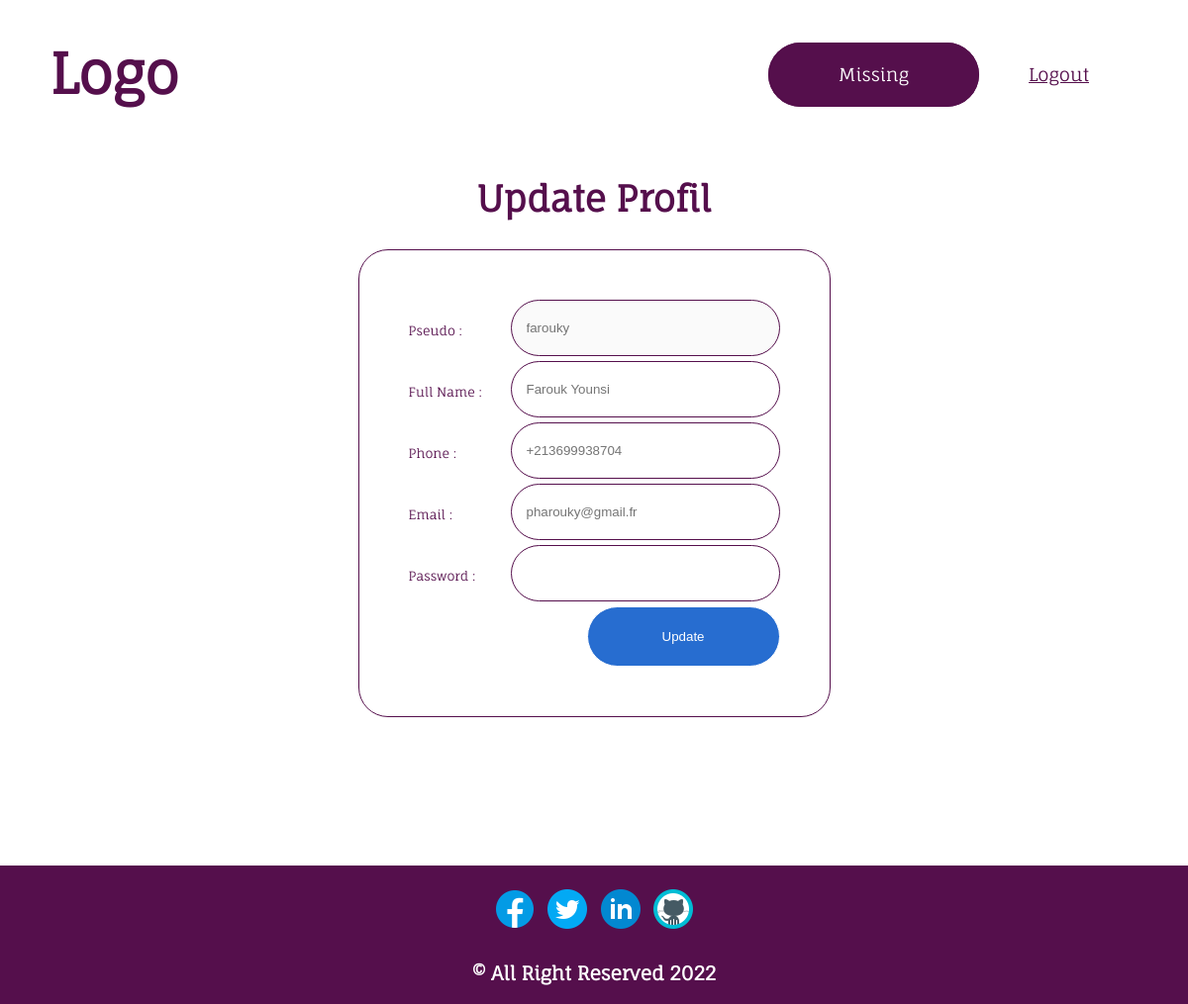
/updateProfil.php?id=4, run on the app's committed database.
### tables this page shows
CREATE TABLE `user` (
  `iduser` int(11) NOT NULL,
  `pseudo` varchar(15) NOT NULL,
  `fullName` varchar(45) NOT NULL,
  `phone` varchar(45) NOT NULL,
  `email` varchar(45) NOT NULL,
  `password` varchar(255) NOT NULL,
  `isAdmin` tinyint(4) NOT NULL DEFAULT '0',
  `create_time` timestamp NULL DEFAULT CURRENT_TIMESTAMP,
  `update_time` timestamp NULL DEFAULT NULL
);

### updateProfil.php (the view, shortened to what this page needs)
<?php
include 'connectdb.php';
$id = isset($_GET['id']) ? $_GET['id'] : '';
$sql = "SELECT * FROM user WHERE iduser = $id";
$result = $db->query($sql);
$row = $result->fetch();
?>
<!DOCTYPE html>
<html lang="en">
<head>
    <link rel="stylesheet" href="./css/style.css" />
</head>
<body>
    <header>
        <div class="container">
            <div class="logo">
                <a href="index.php">
                    <p>Logo</p>
                </a>
            </div>
            <nav>
                <ul class="profil">
                    <li><a href="logout.php">Logout</a></li>
                    <li><a href="missing.php">Missing</a></li>
                </ul>
            </nav>
        </div>
    </header>
    <main>
        <div id="register">
            <div>
                <h1>Update Profil</h1>
                <form action="" method="post">
                    <div>
                        <label for="pseudo">Pseudo :</label>
                        <input type="text" name="pseudo" id="pseudo" placeholder="<?php echo $row['pseudo'] ?>"
                            disabled />
                    </div>
                    <div>
                        <label for="fullName">Full Name :</label>
                        <input type="text" name="fullName" id="fullName" placeholder="<?php echo $row['fullName'] ?>""/>
                    </div>
                    <div>
                        <label for=" phone">Phone :</label>
                        <input type="text" name="phone" id="phone" placeholder="<?php echo $row['phone'] ?>""/>
                    </div>
                    <div>
                        <label for=" email">Email :</label>
                        <input type="text" name="email" id="email" placeholder="<?php echo $row['email'] ?>""/>
                    </div>
                    <div>
                        <label for=" password">Password :</label>
                        <input type="password" name="password" id="password" />
                    </div>
                    <div>
                        <button type="submit" name="update">Update</button>
                    </div>
                </form>
            </div>
        </div>
    </main>
    <footer>
        <div>
            <a href="#"><img src="./assets/images/facebook.png" alt="facebook" /></a>
            <a href="#"><img src="./assets/images/twitter.png" alt="twitter" /></a>
            <a href="#"><img src="./assets/images/linkedin.png" alt="linkedin" /></a>
            <a href="#"><img src="./assets/images/github.png" alt="github" /></a>
        </div>
        <div>
            <p>© All Right Reserved 2022</p>
        </div>
    </footer>
</body>
</html>

### css/style.css (style rules this page uses)
body { font-family: "fauna_oneregular", sans-serif; font-size: 18px; line-height: 1.5; color: #333; background-color: #fff; max-width: 1440px; margin: 0 auto; box-sizing: border-box; display: flex; flex-direction: column; align-items: center; justify-content: center; }
header { height: 150px; width: 100%; }
header div.container { display: flex; flex-direction: row; align-content: center; justify-content: space-between; align-items: stretch; height: 150px; padding: 0px 50px; }
header div.container div.logo { display: flex; flex-direction: row; align-items: center; justify-content: center; }
header div.container div.logo a { text-decoration: none; }
header div.container div.logo a p { font-size: 3.5rem; font-weight: bold; color: #550f4c; margin-right: 10px; }
header div.container nav { display: flex; flex-direction: row; align-items: center; justify-content: center; }
header div.container nav ul { display: flex; flex-direction: row; align-items: center; justify-content: center; list-style: none; margin: 0; padding: 0; }
header div.container nav ul li:not(:last-child) { margin-right: 50px; }
header div.container nav ul li:nth-child(1) a { color: #550f4c; }
header div.container nav ul li:nth-child(2) a { color: #fff; text-decoration: none; background-color: #550f4c; padding: 20px 70px; border-radius: 50px; border: #550f4c 1px solid; }
main { width: 100%; }
label { font-size: 0.9rem; word-break: keep-all; }
footer { height: 100px; width: 97%; background-color: #550f4c; color: #fff; text-align: center; padding: 20px; font-size: 1.2rem; font-weight: bold; margin: 150px 0 0 0; }
div nav ul.profil { flex-direction: row-reverse !important; }
div nav ul.profil li:nth-child(2) a { margin-right: 50px; }
div#register > div, div#login > div { display: flex; flex-direction: column; align-items: center; justify-content: center; }
div#register > div h1, div#login > div h1 { color: #550f4c; text-align: center; }
div#register > div form, div#login > div form { border: 1px solid #550f4c; display: flex; flex-direction: column; align-items: center; justify-content: center; width: 375px; padding: 50px; border-radius: 30px; }
div#register > div form div:not(:last-child), div#login > div form div:not(:last-child) { display: flex; flex-direction: row; align-items: center; justify-content: space-between; width: 100%; }
div#register > div form div:not(:last-child) label, div#login > div form div:not(:last-child) label { font-size: 0.8rem; color: #550f4c; }
div#register > div form div:not(:last-child) input[type=text], div#register > div form div:not(:last-child) input[type=password], div#login > div form div:not(:last-child) input[type=text], div#login > div form div:not(:last-child) input[type=password] { padding: 15px; height: 25px; border-radius: 50px; border: #550f4c 1px solid; width: 240px; margin: 0 0 5px 0; }
div#register > div form div:last-child, div#login > div form div:last-child { display: flex; justify-content: flex-end; width: 100%; }
div#register > div form div:last-child button, div#login > div form div:last-child button { color: #fff; text-decoration: none; background-color: #276dd0; padding: 22px 75px; border-radius: 50px; border: #fff 1px solid; }

### data on the page
user: pseudo "farouky", fullName "Farouk Younsi", phone "+213699938704", email "pharouky@gmail.fr"
